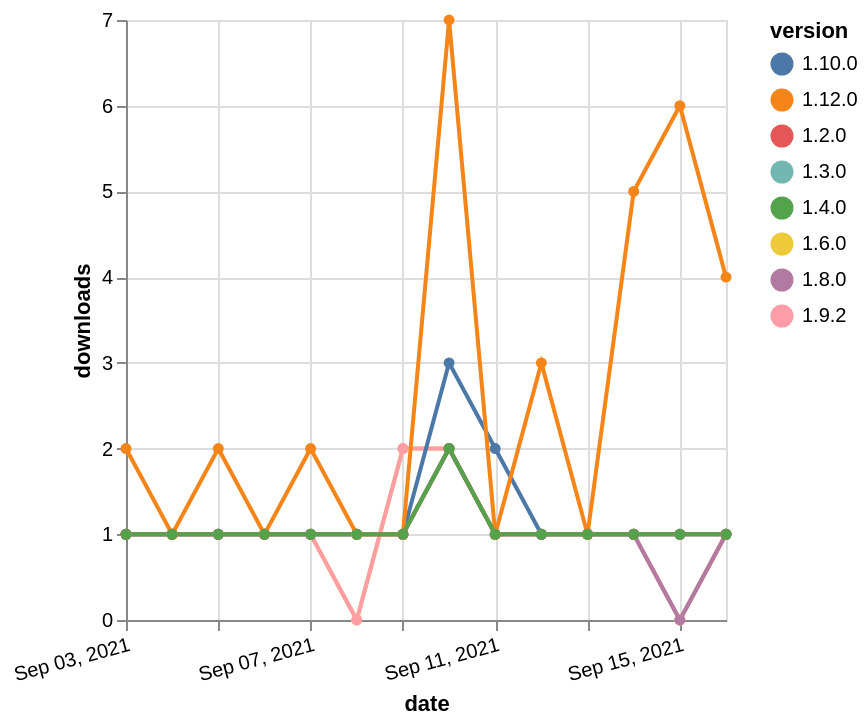

Describe this chart as a Vega-Lite specification.
### Vega-Lite specification from a JSON file in a GitHub repository (floating-point values rounded to 4 significant figures)
{"$schema": "https://vega.github.io/schema/vega-lite/v5.json", "description": "A simple bar chart with embedded data.", "data": {"values": [{"date": "2021-09-03", "total": 180, "delta": 1, "version": "1.6.0"}, {"date": "2021-09-04", "total": 181, "delta": 1, "version": "1.6.0"}, {"date": "2021-09-05", "total": 182, "delta": 1, "version": "1.6.0"}, {"date": "2021-09-06", "total": 183, "delta": 1, "version": "1.6.0"}, {"date": "2021-09-07", "total": 184, "delta": 1, "version": "1.6.0"}, {"date": "2021-09-08", "total": 184, "delta": 0, "version": "1.6.0"}, {"date": "2021-09-09", "total": 186, "delta": 2, "version": "1.6.0"}, {"date": "2021-09-10", "total": 188, "delta": 2, "version": "1.6.0"}, {"date": "2021-09-11", "total": 189, "delta": 1, "version": "1.6.0"}, {"date": "2021-09-12", "total": 190, "delta": 1, "version": "1.6.0"}, {"date": "2021-09-13", "total": 191, "delta": 1, "version": "1.6.0"}, {"date": "2021-09-14", "total": 192, "delta": 1, "version": "1.6.0"}, {"date": "2021-09-15", "total": 192, "delta": 0, "version": "1.6.0"}, {"date": "2021-09-16", "total": 193, "delta": 1, "version": "1.6.0"}, {"date": "2021-09-03", "total": 138, "delta": 1, "version": "1.9.2"}, {"date": "2021-09-04", "total": 139, "delta": 1, "version": "1.9.2"}, {"date": "2021-09-05", "total": 140, "delta": 1, "version": "1.9.2"}, {"date": "2021-09-06", "total": 141, "delta": 1, "version": "1.9.2"}, {"date": "2021-09-07", "total": 142, "delta": 1, "version": "1.9.2"}, {"date": "2021-09-08", "total": 142, "delta": 0, "version": "1.9.2"}, {"date": "2021-09-09", "total": 144, "delta": 2, "version": "1.9.2"}, {"date": "2021-09-10", "total": 146, "delta": 2, "version": "1.9.2"}, {"date": "2021-09-11", "total": 147, "delta": 1, "version": "1.9.2"}, {"date": "2021-09-12", "total": 148, "delta": 1, "version": "1.9.2"}, {"date": "2021-09-13", "total": 149, "delta": 1, "version": "1.9.2"}, {"date": "2021-09-14", "total": 150, "delta": 1, "version": "1.9.2"}, {"date": "2021-09-15", "total": 150, "delta": 0, "version": "1.9.2"}, {"date": "2021-09-16", "total": 151, "delta": 1, "version": "1.9.2"}, {"date": "2021-09-03", "total": 151, "delta": 1, "version": "1.8.0"}, {"date": "2021-09-04", "total": 152, "delta": 1, "version": "1.8.0"}, {"date": "2021-09-05", "total": 153, "delta": 1, "version": "1.8.0"}, {"date": "2021-09-06", "total": 154, "delta": 1, "version": "1.8.0"}, {"date": "2021-09-07", "total": 155, "delta": 1, "version": "1.8.0"}, {"date": "2021-09-08", "total": 156, "delta": 1, "version": "1.8.0"}, {"date": "2021-09-09", "total": 157, "delta": 1, "version": "1.8.0"}, {"date": "2021-09-10", "total": 159, "delta": 2, "version": "1.8.0"}, {"date": "2021-09-11", "total": 160, "delta": 1, "version": "1.8.0"}, {"date": "2021-09-12", "total": 161, "delta": 1, "version": "1.8.0"}, {"date": "2021-09-13", "total": 162, "delta": 1, "version": "1.8.0"}, {"date": "2021-09-14", "total": 163, "delta": 1, "version": "1.8.0"}, {"date": "2021-09-15", "total": 163, "delta": 0, "version": "1.8.0"}, {"date": "2021-09-16", "total": 164, "delta": 1, "version": "1.8.0"}, {"date": "2021-09-03", "total": 250, "delta": 1, "version": "1.10.0"}, {"date": "2021-09-04", "total": 251, "delta": 1, "version": "1.10.0"}, {"date": "2021-09-05", "total": 252, "delta": 1, "version": "1.10.0"}, {"date": "2021-09-06", "total": 253, "delta": 1, "version": "1.10.0"}, {"date": "2021-09-07", "total": 254, "delta": 1, "version": "1.10.0"}, {"date": "2021-09-08", "total": 255, "delta": 1, "version": "1.10.0"}, {"date": "2021-09-09", "total": 256, "delta": 1, "version": "1.10.0"}, {"date": "2021-09-10", "total": 259, "delta": 3, "version": "1.10.0"}, {"date": "2021-09-11", "total": 261, "delta": 2, "version": "1.10.0"}, {"date": "2021-09-12", "total": 262, "delta": 1, "version": "1.10.0"}, {"date": "2021-09-13", "total": 263, "delta": 1, "version": "1.10.0"}, {"date": "2021-09-14", "total": 264, "delta": 1, "version": "1.10.0"}, {"date": "2021-09-15", "total": 265, "delta": 1, "version": "1.10.0"}, {"date": "2021-09-16", "total": 266, "delta": 1, "version": "1.10.0"}, {"date": "2021-09-03", "total": 202, "delta": 1, "version": "1.3.0"}, {"date": "2021-09-04", "total": 203, "delta": 1, "version": "1.3.0"}, {"date": "2021-09-05", "total": 204, "delta": 1, "version": "1.3.0"}, {"date": "2021-09-06", "total": 205, "delta": 1, "version": "1.3.0"}, {"date": "2021-09-07", "total": 206, "delta": 1, "version": "1.3.0"}, {"date": "2021-09-08", "total": 207, "delta": 1, "version": "1.3.0"}, {"date": "2021-09-09", "total": 208, "delta": 1, "version": "1.3.0"}, {"date": "2021-09-10", "total": 210, "delta": 2, "version": "1.3.0"}, {"date": "2021-09-11", "total": 211, "delta": 1, "version": "1.3.0"}, {"date": "2021-09-12", "total": 212, "delta": 1, "version": "1.3.0"}, {"date": "2021-09-13", "total": 213, "delta": 1, "version": "1.3.0"}, {"date": "2021-09-14", "total": 214, "delta": 1, "version": "1.3.0"}, {"date": "2021-09-15", "total": 215, "delta": 1, "version": "1.3.0"}, {"date": "2021-09-16", "total": 216, "delta": 1, "version": "1.3.0"}, {"date": "2021-09-03", "total": 234, "delta": 1, "version": "1.2.0"}, {"date": "2021-09-04", "total": 235, "delta": 1, "version": "1.2.0"}, {"date": "2021-09-05", "total": 236, "delta": 1, "version": "1.2.0"}, {"date": "2021-09-06", "total": 237, "delta": 1, "version": "1.2.0"}, {"date": "2021-09-07", "total": 238, "delta": 1, "version": "1.2.0"}, {"date": "2021-09-08", "total": 239, "delta": 1, "version": "1.2.0"}, {"date": "2021-09-09", "total": 240, "delta": 1, "version": "1.2.0"}, {"date": "2021-09-10", "total": 242, "delta": 2, "version": "1.2.0"}, {"date": "2021-09-11", "total": 243, "delta": 1, "version": "1.2.0"}, {"date": "2021-09-12", "total": 244, "delta": 1, "version": "1.2.0"}, {"date": "2021-09-13", "total": 245, "delta": 1, "version": "1.2.0"}, {"date": "2021-09-14", "total": 246, "delta": 1, "version": "1.2.0"}, {"date": "2021-09-15", "total": 247, "delta": 1, "version": "1.2.0"}, {"date": "2021-09-16", "total": 248, "delta": 1, "version": "1.2.0"}, {"date": "2021-09-03", "total": 171, "delta": 2, "version": "1.12.0"}, {"date": "2021-09-04", "total": 172, "delta": 1, "version": "1.12.0"}, {"date": "2021-09-05", "total": 174, "delta": 2, "version": "1.12.0"}, {"date": "2021-09-06", "total": 175, "delta": 1, "version": "1.12.0"}, {"date": "2021-09-07", "total": 177, "delta": 2, "version": "1.12.0"}, {"date": "2021-09-08", "total": 178, "delta": 1, "version": "1.12.0"}, {"date": "2021-09-09", "total": 179, "delta": 1, "version": "1.12.0"}, {"date": "2021-09-10", "total": 186, "delta": 7, "version": "1.12.0"}, {"date": "2021-09-11", "total": 187, "delta": 1, "version": "1.12.0"}, {"date": "2021-09-12", "total": 190, "delta": 3, "version": "1.12.0"}, {"date": "2021-09-13", "total": 191, "delta": 1, "version": "1.12.0"}, {"date": "2021-09-14", "total": 196, "delta": 5, "version": "1.12.0"}, {"date": "2021-09-15", "total": 202, "delta": 6, "version": "1.12.0"}, {"date": "2021-09-16", "total": 206, "delta": 4, "version": "1.12.0"}, {"date": "2021-09-03", "total": 286, "delta": 1, "version": "1.4.0"}, {"date": "2021-09-04", "total": 287, "delta": 1, "version": "1.4.0"}, {"date": "2021-09-05", "total": 288, "delta": 1, "version": "1.4.0"}, {"date": "2021-09-06", "total": 289, "delta": 1, "version": "1.4.0"}, {"date": "2021-09-07", "total": 290, "delta": 1, "version": "1.4.0"}, {"date": "2021-09-08", "total": 291, "delta": 1, "version": "1.4.0"}, {"date": "2021-09-09", "total": 292, "delta": 1, "version": "1.4.0"}, {"date": "2021-09-10", "total": 294, "delta": 2, "version": "1.4.0"}, {"date": "2021-09-11", "total": 295, "delta": 1, "version": "1.4.0"}, {"date": "2021-09-12", "total": 296, "delta": 1, "version": "1.4.0"}, {"date": "2021-09-13", "total": 297, "delta": 1, "version": "1.4.0"}, {"date": "2021-09-14", "total": 298, "delta": 1, "version": "1.4.0"}, {"date": "2021-09-15", "total": 299, "delta": 1, "version": "1.4.0"}, {"date": "2021-09-16", "total": 300, "delta": 1, "version": "1.4.0"}]}, "width": "container", "mark": {"type": "line", "point": {"filled": true}}, "encoding": {"x": {"field": "date", "type": "temporal", "timeUnit": "yearmonthdate", "title": "date", "axis": {"labelAngle": -15}}, "y": {"field": "delta", "type": "quantitative", "title": "downloads"}, "color": {"field": "version", "type": "nominal"}, "tooltip": {"field": "delta"}}}
